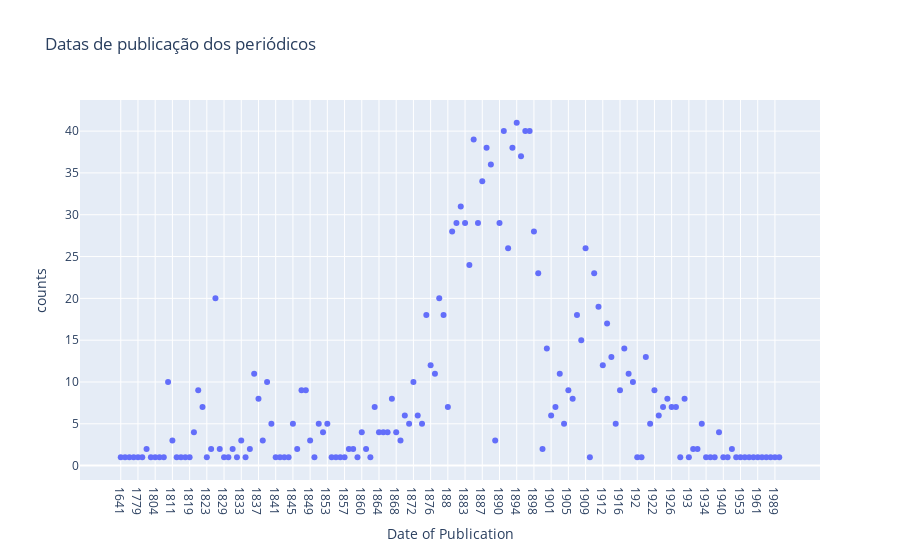

Here is the notebook cell this chart was saved with:
### Code cell
# Criar scatter plot com os dados de datas de publicação com as datas de publicação no eixo Y
fig_03 = px.scatter(df_date, x='Date of Publication', y='counts', title='Datas de publicação dos periódicos')
fig_03.show()

### Figure 1 — Plotly figure (JSON) as saved in the notebook; plotly's stock layout.template omitted (floating-point values rounded to 4 significant figures; data arrays with more than 128 entries replaced by an {"elided": "..."} marker saying what was removed)
{"data": [{"hovertemplate": "Date of Publication=%{x}<br>counts=%{y}<extra></extra>", "legendgroup": "", "marker": {"color": "#636efa", "symbol": "circle"}, "mode": "markers", "name": "", "orientation": "v", "showlegend": false, "type": "scatter", "x": {"elided": "154 str values"}, "xaxis": "x", "y": {"elided": "154 int values"}, "yaxis": "y"}], "layout": {"legend": {"tracegroupgap": 0}, "title": {"text": "Datas de publicação dos periódicos"}, "xaxis": {"anchor": "y", "domain": [0, 1], "title": {"text": "Date of Publication"}}, "yaxis": {"anchor": "x", "domain": [0, 1], "title": {"text": "counts"}}}}
